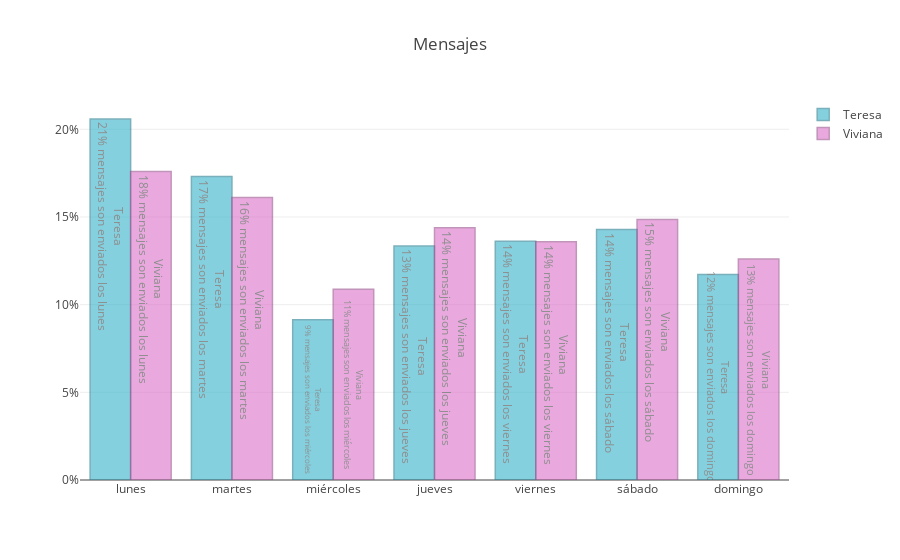

This figure's notebook cell:
### Code cell
trace_tere = go.Bar(
                x=df[df['user']=='Teresa'].dow.value_counts(normalize=True).reset_index()['index'].values,
                y=df[df['user']=='Teresa'].dow.value_counts(normalize=True).reset_index()['dow'].values,
                text=[f"Teresa<br>{count*100:.0f}% mensajes son enviados los {day}" for (day,count) in 
                      zip(df[df['user']=='Teresa'].dow.value_counts(normalize=True).reset_index()['index'].values, 
                          df[df['user']=='Teresa'].dow.value_counts(normalize=True).reset_index()['dow'].values)],
                hoverinfo='text', 
                opacity=0.6,
                marker=dict(color=color_tere,
                            line=dict(color=color_tere_dark,width=1.5,)
                           ),
                name='Teresa',
                #width=.8
)

trace_vivi = go.Bar(
                x=df[df['user']=='Viviana'].dow.value_counts(normalize=True).reset_index()['index'].values,
                y=df[df['user']=='Viviana'].dow.value_counts(normalize=True).reset_index()['dow'].values,
                text=[f"Viviana<br>{count*100:.0f}% mensajes son enviados los {day}" for (day,count) in 
                      zip(df[df['user']=='Viviana'].dow.value_counts(normalize=True).reset_index()['index'].values, 
                          df[df['user']=='Viviana'].dow.value_counts(normalize=True).reset_index()['dow'].values)],
                hoverinfo='text', 
                opacity=0.6,
                marker=dict(color=color_vivi,
                            line=dict(color=color_vivi_dark,width=1.5,)
                           ),
                name='Viviana',
                #width=.8
)

layout = go.Layout(title='Mensajes',
                   xaxis=dict(categoryorder='array',
                              categoryarray=list(calendar.day_name)),
                   yaxis=dict(tickformat=',.0%'),
                  )

fig = go.Figure(data=[trace_tere, trace_vivi], layout=layout)
iplot(fig)

### Figure 1 — Plotly figure (JSON) as saved in the notebook; plotly's stock layout.template omitted (floating-point values rounded to 4 significant figures)
{"data": [{"hoverinfo": "text", "marker": {"color": "#33b2cb", "line": {"color": "#237C8E", "width": 1.5}}, "name": "Teresa", "opacity": 0.6, "text": ["Teresa<br>21% mensajes son enviados los lunes", "Teresa<br>17% mensajes son enviados los martes", "Teresa<br>14% mensajes son enviados los sábado", "Teresa<br>14% mensajes son enviados los viernes", "Teresa<br>13% mensajes son enviados los jueves", "Teresa<br>12% mensajes son enviados los domingo", "Teresa<br>9% mensajes son enviados los miércoles"], "type": "bar", "x": ["lunes", "martes", "sábado", "viernes", "jueves", "domingo", "miércoles"], "y": [0.2059, 0.1731, 0.1428, 0.1362, 0.1334, 0.1172, 0.09141]}, {"hoverinfo": "text", "marker": {"color": "#db70c9", "line": {"color": "#994e8c", "width": 1.5}}, "name": "Viviana", "opacity": 0.6, "text": ["Viviana<br>18% mensajes son enviados los lunes", "Viviana<br>16% mensajes son enviados los martes", "Viviana<br>15% mensajes son enviados los sábado", "Viviana<br>14% mensajes son enviados los jueves", "Viviana<br>14% mensajes son enviados los viernes", "Viviana<br>13% mensajes son enviados los domingo", "Viviana<br>11% mensajes son enviados los miércoles"], "type": "bar", "x": ["lunes", "martes", "sábado", "jueves", "viernes", "domingo", "miércoles"], "y": [0.1759, 0.1611, 0.1486, 0.1438, 0.1359, 0.126, 0.1088]}], "layout": {"title": {"text": "Mensajes"}, "xaxis": {"categoryarray": ["lunes", "martes", "miércoles", "jueves", "viernes", "sábado", "domingo"], "categoryorder": "array"}, "yaxis": {"tickformat": ",.0%"}}}
